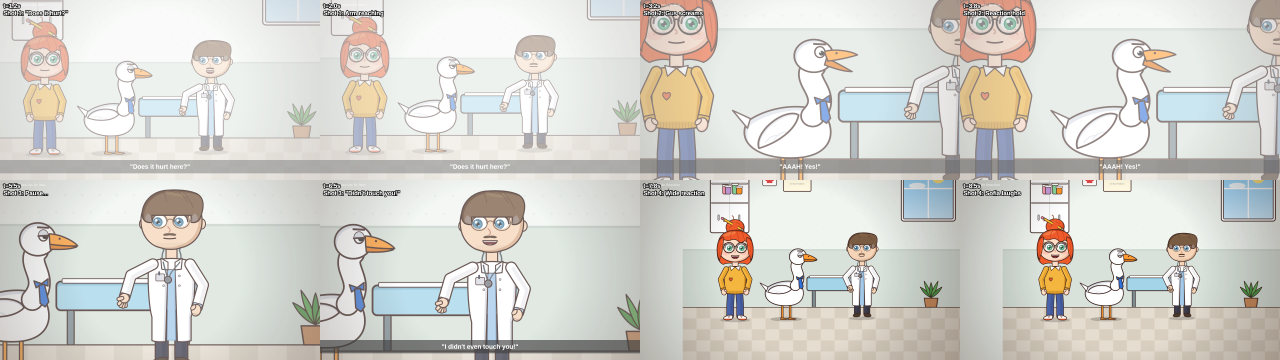
#> input picture test_scene2_stills.png, 3840 x 1080 px, given in place of cm_gardens_by_the_bay_aerial.jpg, which was not available (shown at 1/3 size)
$ python covers_v4.py
#> lines starting #> are read from the running program, lines starting #| are printed output that depends on the picture; after the words box and inside, x2 and y2 are one past the last pixel; in counts of white or black regions, pixels touching at a corner belong together
# Thumbnails v4 — "White over footage + one coral word" design system (designer spec, Nov 26 2026).
# Inter Display Black caps, -0.02em tracking, hanging coral plate, white location kicker, clean grade, local scrim.
# Run: python3 covers_v4.py   (writes *_cover_G.jpg / *_cover_H.jpg + phone-size previews to stdout list)
import numpy as np
from PIL import Image, ImageDraw, ImageFont, ImageFilter
W, H = 1280, 720
import os, json
CORAL = tuple(json.loads(os.environ.get('PLATE', '[228,87,46]'))); PTXT = tuple(json.loads(os.environ.get('PTXT', '[255,255,255]'))); INK = (16, 18, 20); NAVY = np.array([20, 26, 33], float)
FD = '/usr/share/fonts/opentype/inter/'
BLACK, SEMI = FD + 'InterDisplay-Black.otf', FD + 'InterDisplay-SemiBold.otf'

def crop(path, zoom=1.0, ax=0.5, ay=0.5):
#> called with zoom = 1.2, ax = 0.12, ay = 0.5
    im = Image.open(path).convert('RGB'); s = max(W / im.width, H / im.height) * zoom
#> after `s = max(W / im.width, H / im.height) * zoom`: s = 0.8
    im = im.resize((round(im.width * s), round(im.height * s)), Image.LANCZOS)
#> im: PIL image 3072x864 RGB
    x = round((im.width - W) * ax); y = round((im.height - H) * ay); return im.crop((x, y, x + W, y + H))
#> after `x = round((im.width - W) * ax)`: x = 215
#> after `y = round((im.height - H) * ay)`: y = 72

def grade(im, sat=1.08, teal=0.0, warm=0.0):
#> called with sat = 1.08, teal = 1, warm = 0
    a = np.asarray(im).astype(float) / 255
    for c in range(3):  # dehaze: per-channel levels
        lo, hi = np.percentile(a[..., c], 4), np.percentile(a[..., c], 99.5); a[..., c] = np.clip((a[..., c] - lo) / max(hi - lo, 1e-3), 0, 1)
#> this loop made 3 passes
#> lo on passes 1 to 3: 0.608, 0.518, 0.443
    a = a + 0.10 * (a - 0.5) * (1 - np.abs(2 * a - 1))            # gentle S-curve
    a = np.clip(a, 0, 1); L = a @ [0.2126, 0.7152, 0.0722]
    a = L[..., None] + (a - L[..., None]) * sat                    # saturation
    if teal: b = (a[..., 2] > a[..., 0]) ; a[..., 1] += teal * 0.04 * b; a[..., 0] -= teal * 0.05 * b
#> after `b = a[..., 2] > a[..., 0]`:
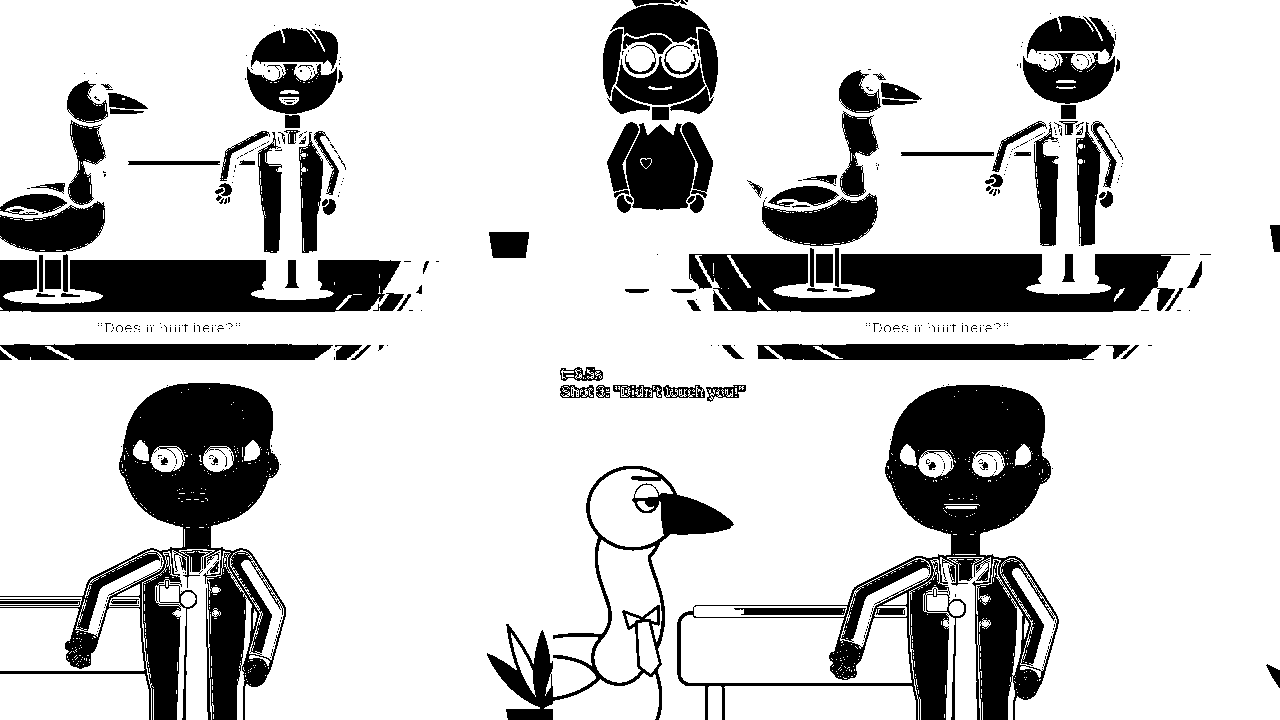
#> b: shape (720, 1280) bool; 79.7% white; 462 black regions (340 under 20 px), largest, box (x1, y1, x2, y2) and area: (677, 385, 1059, 720) 36598, (0, 383, 286, 720) 33297, (689, 254, 1190, 312) 21527
    if warm: a[..., 0] += warm * 0.03 * L; a[..., 2] -= warm * 0.03 * L
    sh = np.clip(1 - L / 0.45, 0, 1)[..., None] * 0.35              # split tone: shadows toward video navy
    a = a * (1 - sh) + (NAVY / 255) * sh
    return Image.fromarray((np.clip(a, 0, 1) * 255).astype(np.uint8))

def overlay(im, side='left', blob=None, scrim=0.60):
#> called with side = 'right', scrim = 0.6
    a = np.asarray(im).astype(float); X = np.linspace(0, 1, W)[None, :]
    g = np.clip(1 - (X if side == 'left' else 1 - X) / 0.55, 0, 1) * scrim
    if blob: cx, cy, rx, ry = blob; yy, xx = np.mgrid[0:H, 0:W]; g = np.maximum(g, np.clip(1 - ((xx - cx) / rx) ** 2 - ((yy - cy) / ry) ** 2, 0, 1) * 0.35)
    yy, xx = np.mgrid[0:H, 0:W]; d = np.sqrt(((xx - W / 2) / (W / 2)) ** 2 + ((yy - H / 2) / (H / 2)) ** 2) / np.sqrt(2)
    g = 1 - (1 - g) * (1 - np.clip((d - 0.55) / 0.45, 0, 1) * 0.22)
    a = a * (1 - g[..., None]) + np.array(INK) * g[..., None]; return Image.fromarray(a.astype(np.uint8))

def track_text(d, x, y, s, font, track, fill):
    for ch in s: d.text((x, y), ch, font=font, fill=fill); x += font.getlength(ch) + track
def width(s, font, track): return sum(font.getlength(c) for c in s) + track * (len(s) - 1)

def compose(src, out, kicker, setup, payoff, x0, top, s1, s2, side='left', arrow=None, gr={}, crop_={}, blob=None, scrim=0.60):
    im = overlay(grade(crop(src, **crop_), **gr), side, blob, scrim).convert('RGBA')
#> im: PIL image 1280x720 RGBA
    f1, f2, fk = ImageFont.truetype(BLACK, s1), ImageFont.truetype(BLACK, s2), ImageFont.truetype(SEMI, 30)
    cap1, cap2 = 0.735 * s1, 0.735 * s2; t1, t2 = -0.02 * s1, -0.02 * s2
    top1 = lambda f: f.getbbox('H')[1]                                  # distance from draw y to cap-top
    # text shadow layer
    sh = Image.new('RGBA', (W, H), (0, 0, 0, 0)); ds = ImageDraw.Draw(sh); fg = Image.new('RGBA', (W, H), (0, 0, 0, 0)); df = ImageDraw.Draw(fg)
#> after `sh = Image.new('RGBA', (W, H), (0, 0, 0, 0))`: sh: PIL image 1280x720 RGBA; every value is 0
    # kicker: 3x36 bar + spaced caps, baseline 30 px above setup cap-top
    kb = top - 30; df.rectangle((x0, kb - 30, x0 + 2, kb + 6), fill=(255, 255, 255, 235))
    track_text(df, x0 + 15, kb - fk.getbbox('H')[3], kicker, fk, 0.16 * 30, (255, 255, 255, 235))
    track_text(ds, x0, top + 3 - top1(f1), setup, f1, t1, (0, 0, 0, 115)); track_text(df, x0, top - top1(f1), setup, f1, t1, (255, 255, 255, 255))
    # hanging coral plate
    pad = 0.20 * s2; ptop = top + cap1 + 0.22 * s1 + 0.1 * s1; pw = width(payoff, f2, t2) + 2 * pad; ph = cap2 + 2 * pad
    df.rounded_rectangle((x0 - pad, ptop, x0 - pad + pw, ptop + ph), 10, fill=CORAL + (255,))
    track_text(df, x0, ptop + pad - top1(f2), payoff, f2, t2, PTXT + (255,))
    if arrow:  # tapered white bezier + open chevron head
        (p0, p1, p2, p3) = [np.array(p, float) for p in arrow]; pts = [((1 - t) ** 3) * p0 + 3 * ((1 - t) ** 2) * t * p1 + 3 * (1 - t) * t * t * p2 + t ** 3 * p3 for t in np.linspace(0, 1, 60)]
        for k in range(len(pts) - 1):
            w = 8 + 8 * k / len(pts); ds.line([tuple(pts[k] + 3), tuple(pts[k + 1] + 3)], fill=(0, 0, 0, 115), width=round(w)); df.line([tuple(pts[k]), tuple(pts[k + 1])], fill='white', width=round(w))
            df.ellipse([*(pts[k] - w / 2), *(pts[k] + w / 2)], fill='white')
        tip = pts[-1]; dvec = pts[-1] - pts[-4]; ang = np.arctan2(dvec[1], dvec[0])
        for s in (+1, -1):
            a2 = ang + np.pi + s * np.radians(38); e = tip + 40 * np.array([np.cos(a2), np.sin(a2)])
            df.line([tuple(tip), tuple(e)], fill='white', width=16); df.ellipse([*(e - 8), *(e + 8)], fill='white'); df.ellipse([*(tip - 8), *(tip + 8)], fill='white')
    sh = sh.filter(ImageFilter.GaussianBlur(7))
    im = Image.alpha_composite(Image.alpha_composite(im, sh), fg).convert('RGB').filter(ImageFilter.UnsharpMask(1.0, 60, 2))
#> im: PIL image 1280x720 RGB
    if os.environ.get('OUTDIR'): out = os.path.join(os.environ['OUTDIR'], os.path.basename(out).replace('.jpg', os.environ.get('SUF', '') + '.jpg'))
    im.save(out, quality=92); return out

if __name__ == '__main__':
    SUF = os.environ.get('SUF', '')
    outs = [
     compose('ep14_singapore/footage/cm_gardens_by_the_bay_aerial.jpg', 'ep14_singapore/singapore_cover_G.jpg', 'SINGAPORE', 'THIS WAS', 'SEA', 690, 142, 108, 170, side='right', gr=dict(sat=1.08, teal=1), crop_=dict(zoom=1.2, ax=0.12, ay=0.5)),
     compose('ep14_singapore/cover_src_drone4s.jpg', 'ep14_singapore/singapore_cover_H.jpg', 'SINGAPORE', 'THIS WAS', 'SEA', 64, 150, 108, 170, gr=dict(sat=1.08, teal=1)),
     compose('ep15_dubai/footage/gov_nasa_iss_2014_palm_jumeirah.jpg', 'ep15_dubai/dubai_cover_G.jpg', 'DUBAI', 'THEY DRINK', 'THE SEA', 64, 220, 84, 124,
             gr=dict(sat=1.1, teal=1.5, warm=1), crop_=dict(zoom=1.12, ax=0.0, ay=0.45), scrim=0.45),
     compose('ep15_dubai/footage/gov_nasa_iss_2014_palm_world_islands.jpg', 'ep15_dubai/dubai_cover_H.jpg', 'DUBAI', 'THEY DRINK', 'THE SEA', 64, 150, 96, 136, gr=dict(sat=1.1, teal=1.5, warm=1), scrim=0.4),
     compose('ep16_tokyo/footage/cm_e235_yamanote_shibuya_2026.jpg', 'ep16_tokyo/tokyo_cover_G.jpg', 'TOKYO', '20 SECONDS', 'EARLY', 64, 180, 82, 150,
             gr=dict(sat=1.05), crop_=dict(zoom=1.0, ax=0.5, ay=0.22), scrim=0.62),
     compose('ep16_tokyo/footage/pxp_packed_platform_shibuya.jpg', 'ep16_tokyo/tokyo_cover_H.jpg', 'TOKYO', '40 MILLION', 'A DAY', 64, 150, 116, 160, gr=dict(sat=1.05)),
    ]
#> call 2 of crop, with path = 'ep14_singapore/cover_src_drone4s.jpg', zoom = 1, ax = 0.5, ay = 0.5
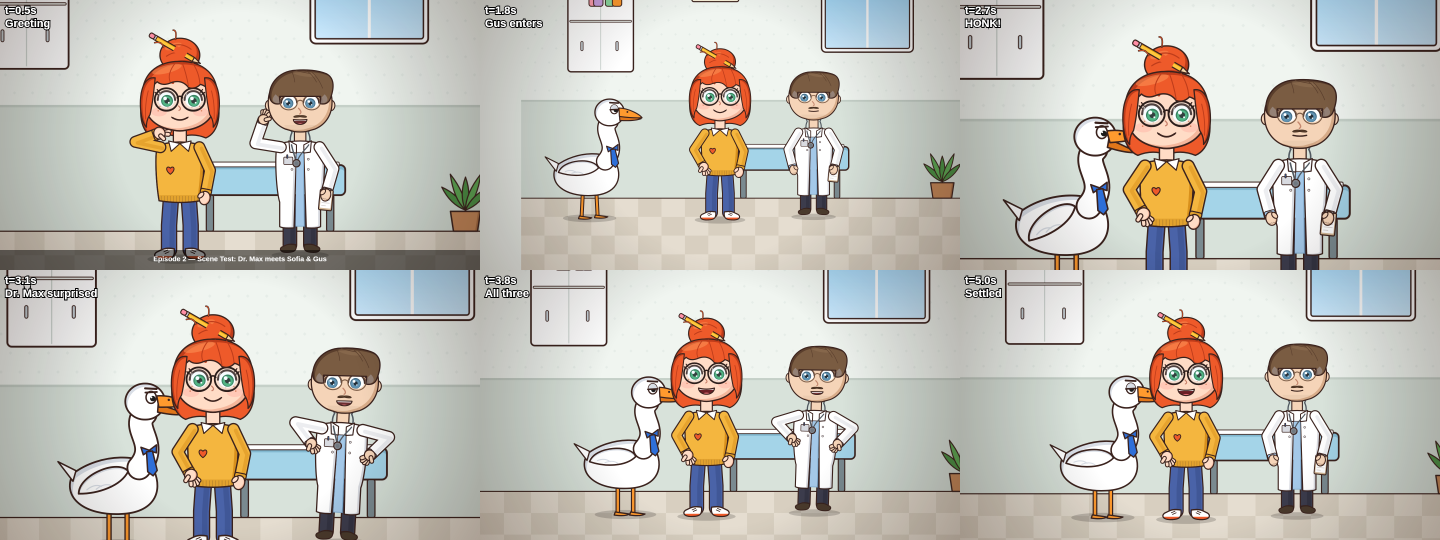
#> input picture test_scene_stills.png, 2880 x 1080 px, given in place of cover_src_drone4s.jpg, which was not available (shown at 1/2 size)
#> in crop (call 2), `return im.crop((x, y, x + W, y + H))`:
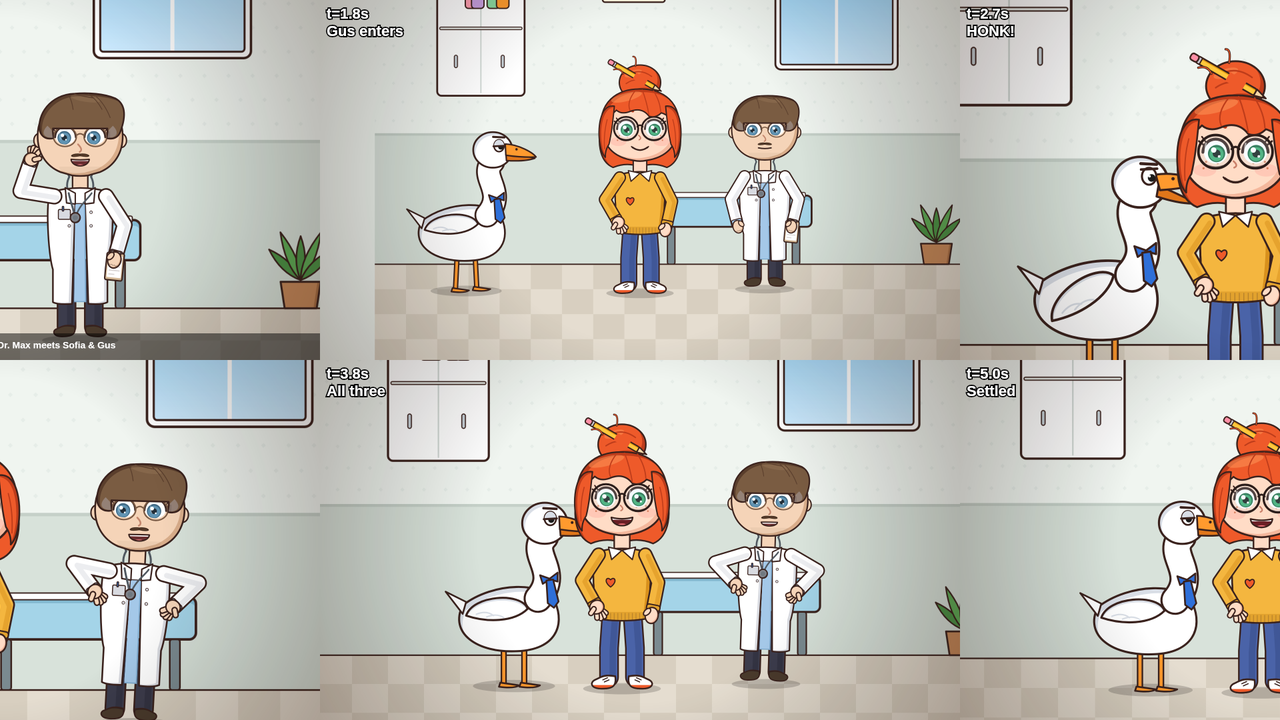
#> returned value: PIL image 1280x720 RGB; mean R, G, B 198.2, 195.9, 187.6
#> the loop in grade (call 2), `for c in range(3):` made 3 passes
#> lo on passes 1 to 3: 0.286, 0.239, 0.165
#> in grade (call 2), `b = a[..., 2] > a[..., 0]`: b: shape (720, 1280) bool; 72.4% white; 776 black regions (697 under 20 px), largest, box (x1, y1, x2, y2) and area: (0, 412, 1280, 720) 104226, (375, 48, 1280, 461) 86754, (0, 93, 320, 337) 19863
#> call 3 of crop, with zoom = 1.12, ax = 0, ay = 0.45
#> in crop (call 3), `return im.crop((x, y, x + W, y + H))`:
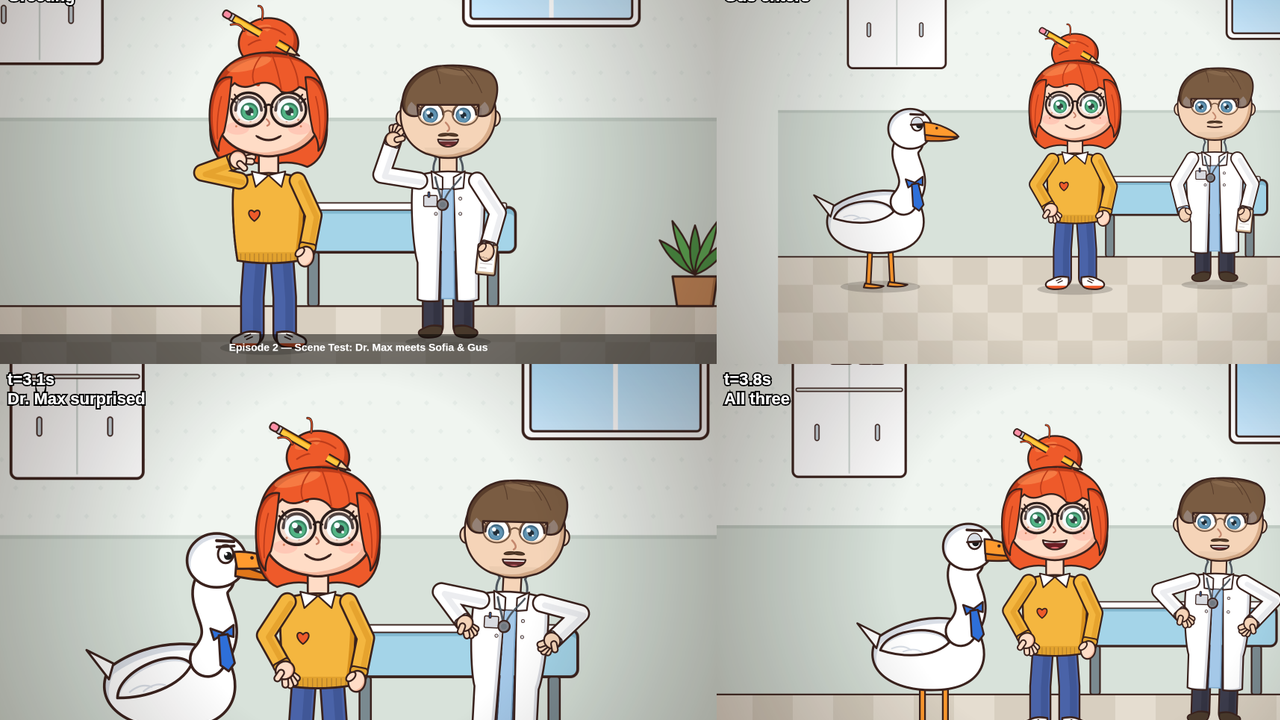
#> returned value: PIL image 1280x720 RGB; mean R, G, B 199, 195.7, 186.5
#> call 3 of grade, with sat = 1.1, teal = 1.5, warm = 1
#> the loop in grade (call 3), `for c in range(3):` made 3 passes
#> lo on passes 1 to 3: 0.278, 0.231, 0.161
#> after the loop in grade (call 3), `for c in range(3):`:
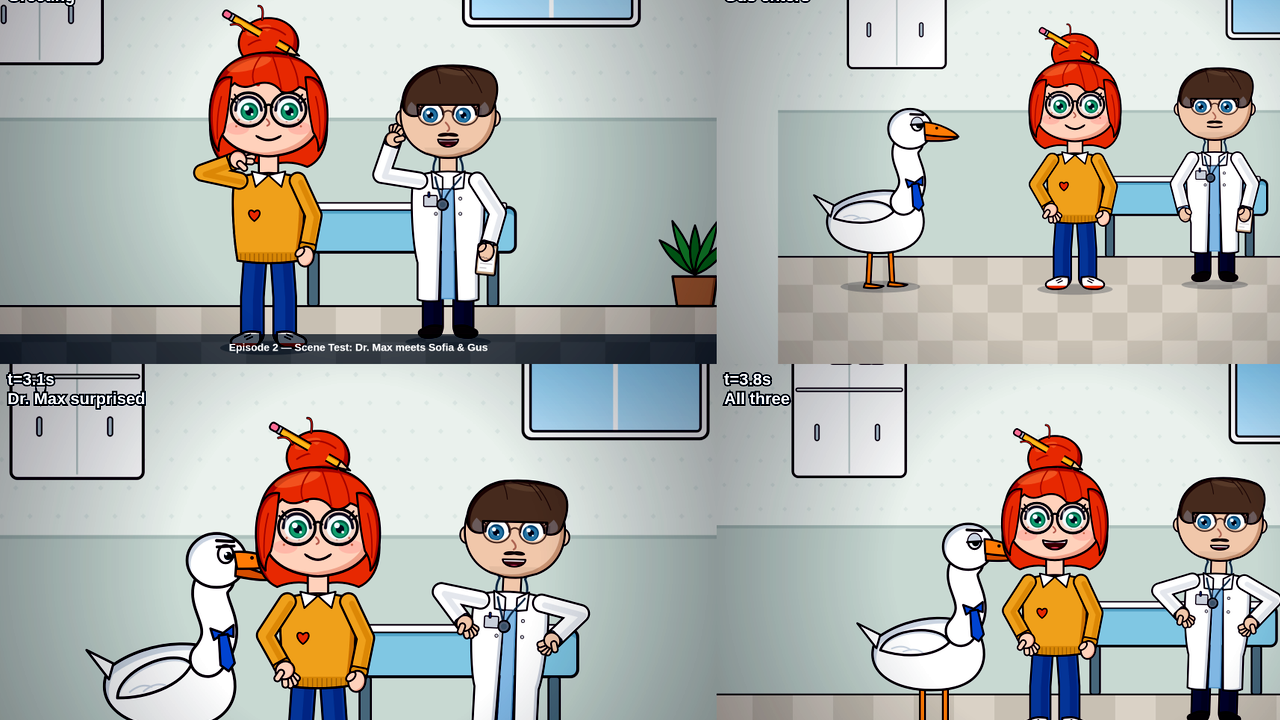
#> a: shape (720, 1280, 3) float64; mean R, G, B 0.7, 0.702, 0.683
#> (the run stopped early here; a loop or call above may not have finished)
